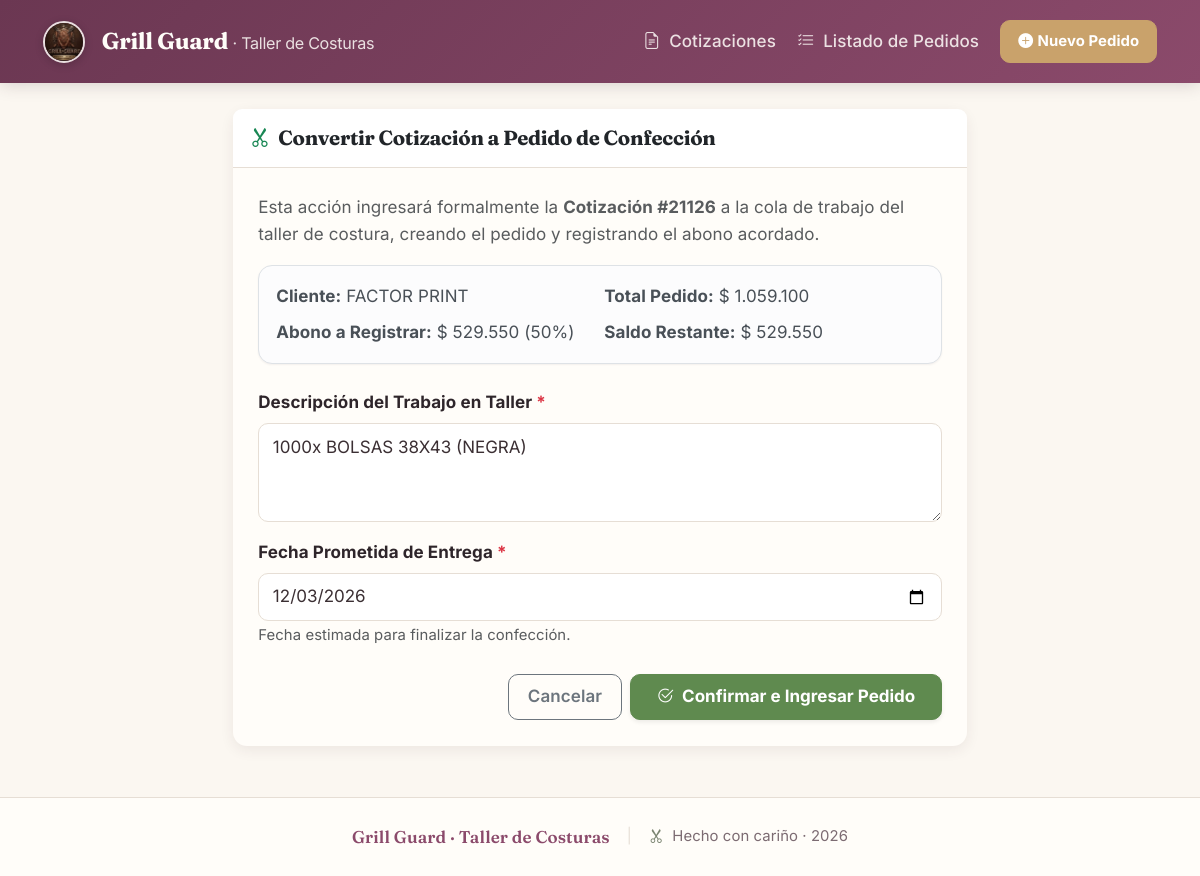
The app's page /convertir_cotizacion_a_pedido.php?id=1 with its own data.
### tables this page shows
CREATE TABLE `cotizaciones` (
    `id` INT AUTO_INCREMENT PRIMARY KEY,
    `numero` VARCHAR(50) NOT NULL UNIQUE,
    `cliente_id` INT NULL,
    `cliente_nombre` VARCHAR(150) NOT NULL,
    `cliente_direccion` VARCHAR(255) NULL DEFAULT '',
    `cliente_telefono` VARCHAR(50) NULL DEFAULT '',
    `cliente_email` VARCHAR(150) NULL DEFAULT '',
    `fecha` DATE NOT NULL,
    `subtotal` DECIMAL(12,0) NOT NULL DEFAULT 0,
    `iva` DECIMAL(12,0) NOT NULL DEFAULT 0,
    `total` DECIMAL(12,0) NOT NULL DEFAULT 0,
    `abono` DECIMAL(12,0) NOT NULL DEFAULT 0,
    `saldo` DECIMAL(12,0) NOT NULL DEFAULT 0,
    `porcentaje_abono` INT NOT NULL DEFAULT 50,
    `condiciones` TEXT NULL,
    `estado` ENUM('Borrador', 'Enviada', 'Aprobada', 'Rechazada', 'Convertida en Pedido') NOT NULL DEFAULT 'Enviada',
    `created_at` TIMESTAMP NOT NULL DEFAULT CURRENT_TIMESTAMP,
    CONSTRAINT `fk_cotizaciones_cliente`
        FOREIGN KEY (`cliente_id`) REFERENCES `clientes` (`id`)
        ON DELETE SET NULL
        ON UPDATE CASCADE,
    INDEX `idx_cotizaciones_numero` (`numero`),
    INDEX `idx_cotizaciones_fecha` (`fecha`),
    INDEX `idx_cotizaciones_estado` (`estado`)
);

### includes/helpers.php (called while the page is built, shortened)
<?php
function e($value): string {
    return htmlspecialchars((string)($value ?? ''), ENT_QUOTES | ENT_SUBSTITUTE, 'UTF-8');
}
function formatMoney($amount): string {
    return '$ ' . number_format((float)$amount, 0, '', '.');
}

### convertir_cotizacion_a_pedido.php (the view, shortened to what this page needs)
<?php
require_once __DIR__ . '/conexion.php';
require_once __DIR__ . '/includes/helpers.php';
$id = filter_var($_GET['id'] ?? null, FILTER_VALIDATE_INT);
try {
    $stmt = $pdo->prepare("SELECT * FROM cotizaciones WHERE id = :id");
    $stmt->execute([':id' => $id]);
    $cotizacion = $stmt->fetch();
    $stmtItems = $pdo->prepare("SELECT * FROM cotizacion_items WHERE cotizacion_id = :id");
    $stmtItems->execute([':id' => $id]);
    $items = $stmtItems->fetchAll();
} catch (Throwable $e) {
    if ($pdo->inTransaction()) {
        $pdo->rollBack();
    }
    setFlash('danger', 'Error al procesar la conversión: ' . $e->getMessage());
    header('Location: cotizaciones.php');
    exit;
}
require_once __DIR__ . '/includes/header.php';
?>
<div class="row justify-content-center">
    <div class="col-md-8">
        <div class="card shadow-sm border-0">
            <div class="card-header bg-white py-3">
                <h4 class="fw-bold mb-0 text-dark">
                    <i class="bi bi-scissors text-success me-2"></i>Convertir Cotización a Pedido de Confección
                </h4>
            </div>
            <div class="card-body p-4">
                <p class="text-muted">
                    Esta acción ingresará formalmente la <strong>Cotización #<?= e($cotizacion['numero']); ?></strong> a la cola de trabajo del taller de costura, creando el pedido y registrando el abono acordado.
                </p>
                <div class="alert alert-light border mb-4">
                    <div class="row g-2">
                        <div class="col-sm-6">
                            <strong>Cliente:</strong> <?= e($cotizacion['cliente_nombre']); ?>
                        </div>
                        <div class="col-sm-6">
                            <strong>Total Pedido:</strong> <?= formatMoney($cotizacion['total']); ?>
                        </div>
                        <div class="col-sm-6">
                            <strong>Abono a Registrar:</strong> <?= formatMoney($cotizacion['abono']); ?> (50%)
                        </div>
                        <div class="col-sm-6">
                            <strong>Saldo Restante:</strong> <?= formatMoney($cotizacion['saldo']); ?>
                        </div>
                    </div>
                </div>
                <form method="POST">
                    <div class="mb-3">
                        <label class="form-label fw-bold">Descripción del Trabajo en Taller <span class="text-danger">*</span></label>
                        <?php
                        $descDefault = [];
                        foreach ($items as $it) {
                            $descDefault[] = "{$it['cantidad']}x {$it['producto']}" . (!empty($it['color']) ? " ({$it['color']})" : "");
                        }
                        ?>
                        <textarea name="descripcion_prenda" class="form-control" rows="3" required><?= e(implode(', ', $descDefault)); ?></textarea>
                    </div>
                    <div class="mb-4">
                        <label class="form-label fw-bold">Fecha Prometida de Entrega <span class="text-danger">*</span></label>
                        <input type="date" name="fecha_entrega" class="form-control" required value="<?= date('Y-m-d', strtotime('+15 days')); ?>">
                        <small class="text-muted">Fecha estimada para finalizar la confección.</small>
                    </div>
                    <div class="d-flex justify-content-end gap-2">
                        <a href="ver_cotizacion.php?id=<?= (int)$cotizacion['id']; ?>" class="btn btn-outline-secondary">Cancelar</a>
                        <button type="submit" class="btn btn-success fw-bold px-4 shadow-sm">
                            <i class="bi bi-check2-circle me-1"></i> Confirmar e Ingresar Pedido
                        </button>
                    </div>
                </form>
            </div>
        </div>
    </div>
</div>
<?php require_once __DIR__ . '/includes/footer.php'; ?>

### includes/header.php (style rules this page uses)
:root { --tc-plum: #8B4A6B; --tc-plum-dark: #6B3752; --tc-plum-light: #B8778F; --tc-plum-50: #F7EEF2; --tc-sage: #7A8471; --tc-sage-light: #A9B29E; --tc-gold: #C9A26B; --tc-cream: #FBF7F1; --tc-ivory: #FFFDF9; --tc-charcoal: #2E252A; --tc-text: #3B2F33; --tc-text-muted: #7C6B72; --tc-border: #E6DED5; --tc-success: #5F8A4F; --tc-warning: #C9892B; --tc-danger: #B14B4B; --tc-shadow-sm: 0 1px 2px rgba(60, 40, 48, 0.06); --tc-shadow: 0 4px 14px rgba(60, 40, 48, 0.08); --tc-shadow-lg: 0 12px 32px rgba(60, 40, 48, 0.12); --tc-radius: 14px; --tc-radius-sm: 10px; --bs-primary: var(--tc-plum); --bs-primary-rgb: 139, 74, 107; --bs-link-color: var(--tc-plum); --bs-link-hover-color: var(--tc-plum-dark); --bs-border-radius: var(--tc-radius-sm); }
html, body { height: 100%; }
html { font-size: 17px; }
body { background-color: var(--tc-cream); color: var(--tc-text); font-family: 'Inter', system-ui, -apple-system, 'Segoe UI', sans-serif; font-feature-settings: 'cv11', 'ss01', 'ss03'; line-height: 1.6; letter-spacing: 0.005em; display: flex; flex-direction: column; min-height: 100vh; }
h1, h2, h3, h4, .h1, .h2, .h3, .h4 { font-family: 'Fraunces', 'Georgia', serif; font-weight: 600; letter-spacing: -0.015em; color: var(--tc-charcoal); }
h4, .h4 { font-size: 1.2rem; }
.btn { font-weight: 600; border-radius: var(--tc-radius-sm); padding: .55rem 1.1rem; transition: transform .12s ease, box-shadow .18s ease, background-color .18s ease; }
.btn-success { background-color: var(--tc-success); border-color: var(--tc-success); }
.card { border: 1px solid var(--tc-border); border-radius: var(--tc-radius); box-shadow: var(--tc-shadow-sm); background-color: var(--tc-ivory); }
.card-header { font-family: 'Fraunces', serif; font-weight: 600; background-color: var(--tc-ivory); border-bottom: 1px solid var(--tc-border); color: var(--tc-charcoal); }
.card.shadow-sm { box-shadow: var(--tc-shadow) !important; }
.form-label { font-weight: 600; color: var(--tc-charcoal); margin-bottom: .4rem; }
.form-control, .form-select { border-radius: var(--tc-radius-sm); border: 1px solid var(--tc-border); padding: .6rem .8rem; font-size: 1rem; color: var(--tc-text); background-color: #fff; transition: border-color .15s ease, box-shadow .15s ease; }
.alert { border-radius: var(--tc-radius); border: 1px solid var(--tc-border); box-shadow: var(--tc-shadow-sm); }
a { text-decoration: none; }
.navbar a:hover, .btn, .card-header a { text-decoration: none !important; }

### records on screen
cotizaciones: numero "21126", cliente_nombre "FACTOR PRINT", total "$ 1.059.100", abono "$ 529.550", saldo "$ 529.550"
